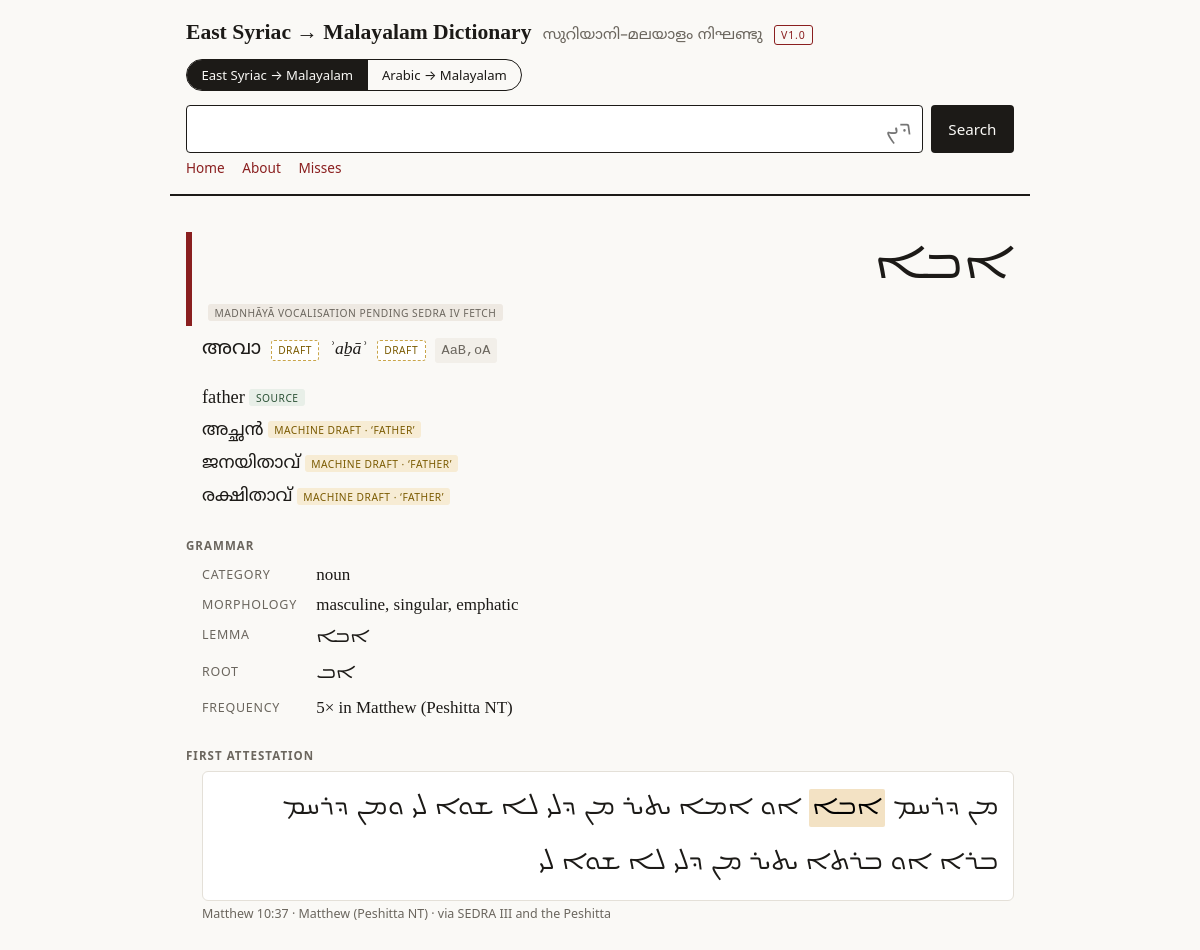
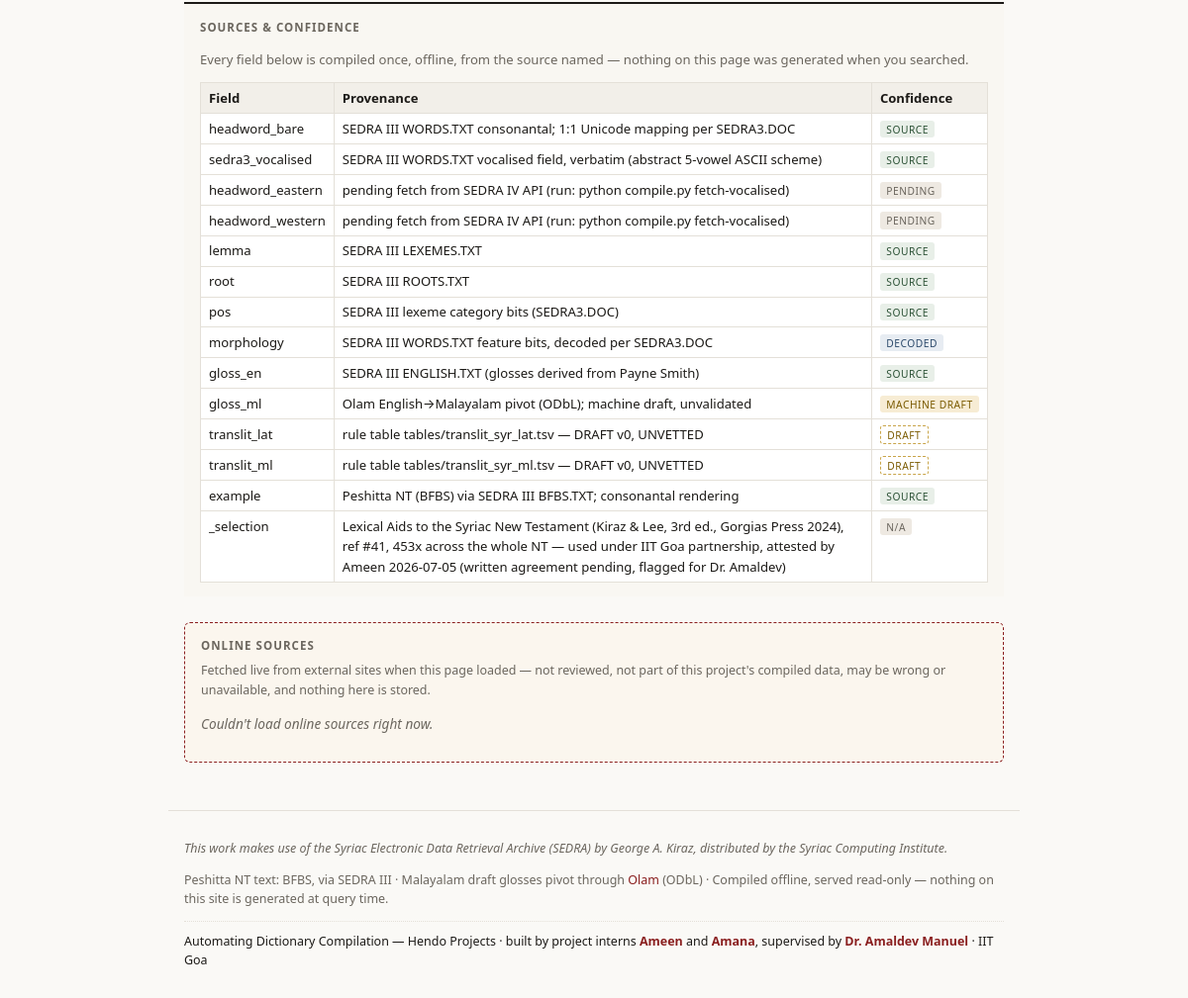
/syriac/entry/6, run on the app's committed database (2 pictures, top to bottom).
### tables this page shows
CREATE TABLE meta (key TEXT PRIMARY KEY, value TEXT NOT NULL);

CREATE TABLE entries (
    word_id            INTEGER PRIMARY KEY,
    headword_eastern   TEXT,
    headword_western   TEXT,
    headword_bare      TEXT NOT NULL,
    sedra3_vocalised   TEXT NOT NULL,
    lemma              TEXT,
    lexeme_id          INTEGER,
    root               TEXT,
    root_id            INTEGER,
    pos                TEXT,
    morphology         TEXT NOT NULL,
    morph_summary      TEXT,
    is_lexical_form    INTEGER NOT NULL,
    has_seyame         INTEGER NOT NULL,
    is_enclitic        INTEGER NOT NULL,
    translit_lat       TEXT,
    translit_ml        TEXT,
    translit_flags     TEXT NOT NULL,
    gloss_en           TEXT,
    gloss_ml           TEXT NOT NULL,
    freq               INTEGER NOT NULL,
    example_ref        TEXT,
    example_text       TEXT,
    example_hl         TEXT,
    lemma_link_word_id INTEGER,
    provenance         TEXT NOT NULL,
    confidence         TEXT NOT NULL
);

### app.py (the view)
    @bp.get("/entry/<int:word_id>")
    def entry(word_id: int):
        row = db().execute("SELECT * FROM entries WHERE word_id = ?",
                           (word_id,)).fetchone()
        if row is None:
            abort(404)
        e = entry_vm(row)
        return render_template("entry.html", e=e, searched=None,
                               matched_on=None, meta=_meta(db()), cfg=cfg,
                               online_query=e["headword_bare"])

### app.py (called while the page is built)
@app.context_processor
def _inject_version() -> dict:
    return {"version": VERSION}

def _dbs() -> dict:
    if "_dbs" not in g:
        g._dbs = {}
    return g._dbs

def db_for(cfg: DictConfig) -> sqlite3.Connection:
    dbs = _dbs()
    if cfg.slug not in dbs:
        if not cfg.db_path.exists():
            raise StoreNotBuilt(cfg.slug)
        con = sqlite3.connect(cfg.db_path)
        con.row_factory = sqlite3.Row
        dbs[cfg.slug] = con
    return dbs[cfg.slug]

@app.teardown_appcontext
def _close_dbs(_exc) -> None:
    dbs = g.pop("_dbs", None)
    if dbs:
        for con in dbs.values():
            con.close()

def entry_vm(row: sqlite3.Row) -> dict:
    e = dict(row)
    e["morphology"] = json.loads(e["morphology"] or "{}")
    e["gloss_ml"] = json.loads(e["gloss_ml"] or "[]")
    e["translit_flags"] = json.loads(e["translit_flags"] or "[]")
    e["provenance"] = json.loads(e["provenance"] or "{}")
    e["confidence"] = json.loads(e["confidence"] or "{}")
    if e["example_text"]:
        e["example_tokens"] = e["example_text"].split(" ")
        e["example_hl"] = set(json.loads(e["example_hl"] or "[]"))
    else:
        e["example_tokens"], e["example_hl"] = [], set()
    return e

def _meta(con: sqlite3.Connection) -> dict:
    return dict(con.execute("SELECT key, value FROM meta"))

### dict_registry.py (called while the page is built)
    @property
    def db_path(self) -> Path:
        return ROOT / "data" / self.db_filename

### templates/entry.html (shortened to what this page needs)
{% extends "base.html" %}
{% from "_macros.html" import confidence_badge, provenance_text %}
{% block content %}
<article class="entry">
  <div class="hw-block">
    <h1 class="{{ cfg.font_class }} hw">{{ e.headword_eastern or e.headword_bare }}</h1>
    {% if not e.headword_eastern %}
    <span class="badge b-pending" title="{{ provenance_text(e.provenance.get('headword_eastern')) }}">Madnhāyā vocalisation pending SEDRA IV fetch</span>
    {% endif %}
  </div>
  <div class="tri">
    {% if e.translit_ml %}
      <span class="ml tri-ml" title="{{ provenance_text(e.provenance.get('translit_ml')) }}">{{ e.translit_ml }}</span>{{ confidence_badge(e.confidence.get('translit_ml')) }}
    {% endif %}
    {% if e.translit_lat %}
      <span class="tri-lat" title="{{ provenance_text(e.provenance.get('translit_lat')) }}">{{ e.translit_lat }}</span>{{ confidence_badge(e.confidence.get('translit_lat')) }}
    {% endif %}
    <code class="voc" title="{{ provenance_text(e.provenance.get('sedra3_vocalised')) }}">{{ e.sedra3_vocalised }}</code>
  </div>
  <section class="senses">
    {% if e.gloss_en %}
      <p class="gloss-en">{{ e.gloss_en }} {{ confidence_badge(e.confidence.get('gloss_en')) }}</p>
    {% endif %}
    {% if e.gloss_ml %}
      <ul class="gloss-ml">
      {% for g in e.gloss_ml %}
        <li><span class="ml">{{ g.ml }}</span>
            <span class="badge b-machine" title="Olam English key: {{ g.english_key }}">machine draft · ‘{{ g.english_key }}’</span></li>
      {% endfor %}
      </ul>
    {% elif e.gloss_en %}
      <p class="muted">No Malayalam draft — the Olam pivot found no match for this English gloss.</p>
    {% endif %}
  </section>
  <section class="grammar">
    <h2 class="lab">Grammar</h2>
    <dl>
      {% if e.pos %}<dt>Category</dt><dd>{{ e.pos }}</dd>{% endif %}
      {% if e.morph_summary %}<dt>Morphology</dt><dd>{{ e.morph_summary }}</dd>{% endif %}
      {% if e.lemma %}<dt>Lemma</dt><dd><span class="{{ cfg.font_class }}">{{ e.lemma }}</span></dd>{% endif %}
      {% if e.root %}<dt>Root</dt><dd><span class="{{ cfg.font_class }}">{{ e.root }}</span></dd>{% endif %}
      <dt>Frequency</dt><dd>{{ e.freq }}× in {{ meta.get('corpus_label','the corpus') }}</dd>
    </dl>
  </section>
  {% if e.example_tokens %}
  <section class="example">
    <h2 class="lab">First attestation</h2>
    <blockquote class="{{ cfg.font_class }} verse">{% for t in e.example_tokens %}{% if loop.index0 in e.example_hl %}<mark>{{ t }}</mark>{% else %}{{ t }}{% endif %}{% if not loop.last %} {% endif %}{% endfor %}</blockquote>
    <p class="cite">{{ e.example_ref }} · {{ meta.get('corpus_label','') }} · via {{ meta.get('sources_label','') }}</p>
  </section>
  {% endif %}
  <section class="apparatus">
    <h2 class="lab">Sources &amp; confidence</h2>
    <p class="muted">Every field below is compiled once, offline, from the
    source named — nothing on this page was generated when you searched.</p>
    <table>
      <tr><th>Field</th><th>Provenance</th><th>Confidence</th></tr>
      {% for field, src in e.provenance.items() %}
      <tr>
        <td>{{ field }}</td>
        <td>{{ provenance_text(src) }}
        </td>
        <td>{{ confidence_badge(e.confidence.get(field,'')) }}</td>
      </tr>
      {% endfor %}
    </table>
  </section>
</article>
{% include "_online.html" %}
{% endblock %}

### templates/base.html (shortened to what this page needs)
<!doctype html>
<html lang="en">
<head>
<link rel="stylesheet" href="{{ url_for('static', filename='style.css') }}">
</head>
<body>
<header class="site">
  <div class="brand">
    <a class="site-title" href="{{ url_for('.index') }}">{{ meta.get('dict_label','') }} Dictionary</a>
    {% if cfg.slug == 'syriac' %}<span class="site-ml ml">സുറിയാനി–മലയാളം നിഘണ്ടു</span>{% endif %}
    <span class="proto">v{{ version }}</span>
  </div>
  <nav class="dict-toggle" aria-label="Switch dictionary">
    <a href="{{ url_for('syriac.index') }}"
       class="{{ 'active' if cfg.slug == 'syriac' else '' }}">East Syriac → Malayalam</a>
    <a href="{{ url_for('arabic.index') }}"
       class="{{ 'active' if cfg.slug == 'arabic' else '' }}">Arabic → Malayalam</a>
  </nav>
  <form class="search" action="{{ url_for('.search') }}" method="get" autocomplete="off">
    <div class="q-wrap">
      <input id="q" name="q" class="{{ cfg.font_class }} q-input"
             dir="rtl" lang="{{ 'syr' if cfg.slug == 'syriac' else 'ar' }}"
             placeholder="{{ 'ܕܝܢ' if cfg.slug == 'syriac' else 'Search…' }}"
             autocomplete="off" spellcheck="false"
             value="{{ request.args.get('q','') }}">
    </div>
    <button type="submit">Search</button>
  </form>
  <nav class="nav">
    <a href="{{ url_for('.index') }}">Home</a><a href="{{ url_for('.about') }}">About</a><a href="{{ url_for('.misses') }}">Misses</a>
  </nav>
</header>
<main>
{% block content %}{% endblock %}
</main>
<footer>
  {% if cfg.slug == 'syriac' %}
  <p class="ack">This work makes use of the Syriac Electronic Data Retrieval
  Archive (SEDRA) by George A. Kiraz, distributed by the Syriac Computing
  Institute.</p>
  <p>Peshitta NT text: BFBS, via SEDRA III · Malayalam draft glosses pivot
  through <a href="https://olam.in">Olam</a> (ODbL) · Compiled offline,
  served read-only — nothing on this site is generated at query time.</p>
  {% endif %}
  <p class="credit">Automating Dictionary Compilation — Hendo Projects ·
  built by project interns <strong><a href="https://www.linkedin.com/in/ameenthelinguist/"
  target="_blank" rel="noopener">Ameen</a></strong> and
  <strong><a href="https://www.linkedin.com/in/amana-parveen-k/"
  target="_blank" rel="noopener">Amana</a></strong>,
  supervised by <strong>Dr. Amaldev Manuel</strong> · IIT Goa</p>
</footer>
</body>
</html>

### data on the page
meta: get "East Syriac → Malayalam"
entries: headword_bare "ܐܒܐ", translit_ml "അവാ", translit_lat "ʾaḇāʾ", sedra3_vocalised "AaB,oA", gloss_en "father", ml "അച്ഛന്‍", english_key "FATHER", ml "ജനയിതാവ്‌", ml "രക്ഷിതാവ്‌", pos "noun", morph_summary "masculine, singular, emphatic", lemma "ܐܒܐ", root "ܐܒ", freq "5", example_ref "Matthew 10:37"
meta: get "Matthew (Peshitta NT)"
meta: get "SEDRA III and the Peshitta"

### other printed values
{{ version }} "1.0"
{{ CONFIDENCE_LABELS.get(tier, tier or '—') }} "DRAFT DRAFT SOURCE" "SOURCE" "SOURCE" "PENDING" "PENDING" "SOURCE" "SOURCE" "SOURCE" "DECODED" "SOURCE" "MACHINE DRAFT" "DRAFT" "DRAFT" "SOURCE" "N/A"
{{ t }} "ܡܢ" "ܕܪܚܡ" "ܐܘ" "ܐܡܐ" "ܝܬܝܪ" "ܡܢ" "ܕܠܝ" "ܠܐ" "ܫܘܐ" "ܠܝ" "ܘܡܢ" "ܕܪܚܡ" "ܒܪܐ" "ܐܘ" "ܒܪܬܐ" "ܝܬܝܪ" "ܡܢ" "ܕܠܝ" "ܠܐ" "ܫܘܐ" "ܠܝ"
{{ t }} "ܐܒܐ"
{{ field }} "headword_bare" "sedra3_vocalised" "headword_eastern" "headword_western" "lemma" "root" "pos" "morphology" "gloss_en" "gloss_ml" "translit_lat" "translit_ml" "example" "_selection"
{{ value or '' }} "SEDRA III WORDS.TXT consonantal; 1:1 Unicode mapping per SEDRA3.DOC" "SEDRA III WORDS.TXT vocalised field, verbatim (abstract 5-vowel ASCII scheme)" "pending fetch from SEDRA IV API (run: python compile.py fetch-vocalised)" "pending fetch from SEDRA IV API (run: python compile.py fetch-vocalised)" "SEDRA III LEXEMES.TXT" "SEDRA III ROOTS.TXT" "SEDRA III lexeme category bits (SEDRA3.DOC)" "SEDRA III WORDS.TXT feature bits, decoded per SEDRA3.DOC" "SEDRA III ENGLISH.TXT (glosses derived from Payne Smith)" "Olam English→Malayalam pivot (ODbL); machine draft, unvalidated" "rule table tables/translit_syr_lat.tsv — DRAFT v0, UNVETTED" "rule table tables/translit_syr_ml.tsv — DRAFT v0, UNVETTED" "Peshitta NT (BFBS) via SEDRA III BFBS.TXT; consonantal rendering"
